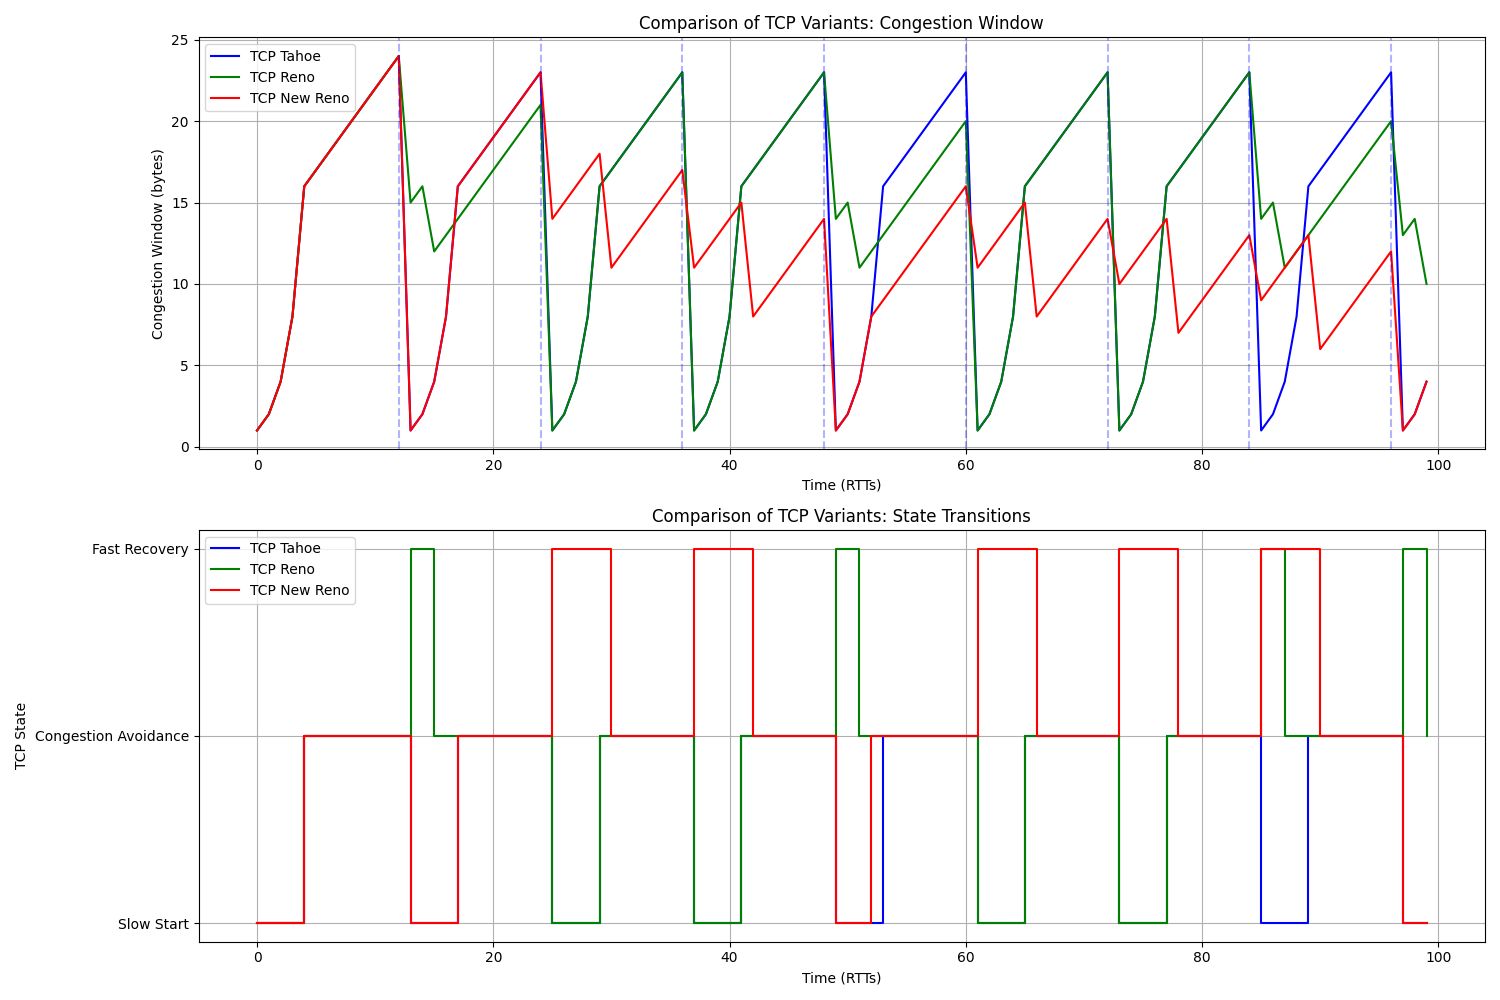

The script that saved this image:
import matplotlib.pyplot as plt
import numpy as np
import random
from tcp_reno_simulation import TCPRenoSimulation

class TCPTahoeSimulation(TCPRenoSimulation):
    """TCP Tahoe variant that doesn't implement fast recovery"""
    
    def handle_triple_duplicate_ack(self, current_time):
        """Handle triple duplicate ACK according to TCP Tahoe rules (no fast recovery)."""
        self.triple_dup_acks += 1
        
        # Update ssthresh to half of current cwnd
        self.ssthresh = max(2 * self.mss, self.cwnd // 2)
        
        # Unlike Reno, Tahoe sets cwnd to 1 MSS (same as timeout)
        self.cwnd = self.mss
        
        # Reset duplicate ACK counter
        self.dup_acks = 0
        
        # Switch to slow start (no fast recovery in Tahoe)
        self.state = "slow_start"
        
        # Record event
        self.events.append((current_time, "Triple Dup ACK"))
        
        print(f"Time {current_time}: TRIPLE DUP ACK (Tahoe) - cwnd = {self.cwnd}, ssthresh = {self.ssthresh}, entering Slow Start")

class TCPNewRenoSimulation(TCPRenoSimulation):
    """TCP New Reno variant with improved fast recovery"""
    
    def __init__(self, *args, **kwargs):
        super().__init__(*args, **kwargs)
        self.recovery_start_time = 0
        self.partial_acks = 0
    
    def handle_triple_duplicate_ack(self, current_time):
        """Handle triple duplicate ACK with New Reno's improved fast recovery."""
        self.triple_dup_acks += 1
        self.fast_recoveries += 1
        
        # Update ssthresh to half of current cwnd
        self.ssthresh = max(2 * self.mss, self.cwnd // 2)
        
        # Set cwnd to ssthresh + 3*MSS (Fast Recovery)
        self.cwnd = self.ssthresh + 3 * self.mss
        
        # Set duplicate ACK counter
        self.dup_acks = 3
        
        # Track when we entered recovery
        self.recovery_start_time = current_time
        self.partial_acks = 0
        
        # Switch to fast recovery
        self.state = "fast_recovery"
        
        # Record event
        self.events.append((current_time, "Triple Dup ACK"))
        
        print(f"Time {current_time}: TRIPLE DUP ACK (New Reno) - cwnd = {self.cwnd}, ssthresh = {self.ssthresh}, entering Fast Recovery")
    
    def update_congestion_window(self, current_time):
        """Update congestion window with New Reno's improved behavior."""
        # Record current state
        self.time_points.append(current_time)
        self.cwnd_history.append(self.cwnd)
        self.ssthresh_history.append(self.ssthresh)
        self.state_history.append(self.state)
        
        # Simulate packet transmission
        self.packets_sent += 1
        
        # Check for packet loss
        if self.will_packet_be_lost(current_time):
            self.packets_lost += 1
            
            # Determine loss type
            if self.state == "fast_recovery":
                # In fast recovery, simulate a partial ACK
                self.partial_acks += 1
                print(f"Time {current_time}: Partial ACK received in Fast Recovery - cwnd = {self.cwnd}")
                
                # Stay in fast recovery but don't inflate cwnd as much
                if self.partial_acks >= 3:  # After some partial ACKs, exit recovery
                    self.recover_from_fast_recovery(current_time)
            elif random.random() < 0.25:  # 25% chance of timeout
                self.handle_timeout(current_time)
            else:
                self.handle_triple_duplicate_ack(current_time)
        else:
            # No loss - update cwnd according to current state
            if self.state == "slow_start":
                print(f"Time {current_time}: Slow Start - cwnd = {self.cwnd}, ssthresh = {self.ssthresh}")
                # In slow start, cwnd increases by 1 MSS for each ACK
                # Simplified: increase by cwnd (doubles every RTT)
                self.cwnd += self.cwnd
                
                # Check if we should transition to congestion avoidance
                if self.cwnd >= self.ssthresh:
                    print(f"Time {current_time}: Transitioning to Congestion Avoidance")
                    self.state = "congestion_avoidance"
            
            elif self.state == "congestion_avoidance":
                print(f"Time {current_time}: Congestion Avoidance - cwnd = {self.cwnd}, ssthresh = {self.ssthresh}")
                # In congestion avoidance, cwnd increases by MSS*MSS/cwnd per RTT
                self.cwnd += max(1, (self.mss * self.mss) // self.cwnd)
            
            elif self.state == "fast_recovery":
                # For each duplicate ACK, increase cwnd by 1 MSS
                self.dup_acks += 1
                self.cwnd += self.mss
                
                print(f"Time {current_time}: Fast Recovery - cwnd = {self.cwnd}, dup_acks = {self.dup_acks}")
                
                # Check if we've been in recovery for a while or received enough ACKs
                time_in_recovery = current_time - self.recovery_start_time
                if time_in_recovery >= 5 or self.dup_acks >= 8:  # Arbitrary thresholds
                    self.recover_from_fast_recovery(current_time)

def compare_tcp_variants():
    """Compare different TCP variants side by side."""
    
    # Base parameters for all simulations
    params = {
        'mss': 1,
        'initial_ssthresh': 16,
        'rtt': 1,
        'loss_type': 'interval',
        'loss_param': 12,
        'total_time': 100,
        'random_seed': 42
    }
    
    # Create simulations for each variant
    tcp_tahoe = TCPTahoeSimulation(**params)
    tcp_reno = TCPRenoSimulation(**params)
    tcp_newreno = TCPNewRenoSimulation(**params)
    
    # Run simulations
    tahoe_results = tcp_tahoe.run_simulation()
    reno_results = tcp_reno.run_simulation()
    newreno_results = tcp_newreno.run_simulation()
    
    # Plot comparison
    plt.figure(figsize=(15, 10))
    
    # Plot cwnd comparison
    plt.subplot(2, 1, 1)
    plt.plot(tahoe_results['time'], tahoe_results['cwnd'], label='TCP Tahoe', color='blue')
    plt.plot(reno_results['time'], reno_results['cwnd'], label='TCP Reno', color='green')
    plt.plot(newreno_results['time'], newreno_results['cwnd'], label='TCP New Reno', color='red')
    
    # Add vertical lines for Tahoe loss events
    for time, event_type in tahoe_results['events']:
        plt.axvline(x=time, color='blue', linestyle='--', alpha=0.3)
    
    plt.title('Comparison of TCP Variants: Congestion Window')
    plt.xlabel('Time (RTTs)')
    plt.ylabel('Congestion Window (bytes)')
    plt.grid(True)
    plt.legend()
    
    # Plot state comparison
    plt.subplot(2, 1, 2)
    
    # Convert states to numeric values for plotting
    state_values = {'slow_start': 1, 'congestion_avoidance': 2, 'fast_recovery': 3}
    
    # Plot state timelines
    tahoe_numeric = [state_values.get(state, 0) for state in tahoe_results['state']]
    reno_numeric = [state_values.get(state, 0) for state in reno_results['state']]
    newreno_numeric = [state_values.get(state, 0) for state in newreno_results['state']]
    
    plt.step(tahoe_results['time'], tahoe_numeric, where='post', label='TCP Tahoe', color='blue')
    plt.step(reno_results['time'], reno_numeric, where='post', label='TCP Reno', color='green')
    plt.step(newreno_results['time'], newreno_numeric, where='post', label='TCP New Reno', color='red')
    
    plt.yticks([1, 2, 3], ['Slow Start', 'Congestion Avoidance', 'Fast Recovery'])
    plt.title('Comparison of TCP Variants: State Transitions')
    plt.xlabel('Time (RTTs)')
    plt.ylabel('TCP State')
    plt.grid(True)
    plt.legend()
    
    plt.tight_layout()
    plt.savefig('tcp_variants_comparison.png')
    plt.show()
    
    # Print statistics for comparison
    print("\n=== TCP Variants Comparison ===")
    
    # Average cwnd
    avg_cwnd_tahoe = sum(tahoe_results['cwnd']) / len(tahoe_results['cwnd'])
    avg_cwnd_reno = sum(reno_results['cwnd']) / len(reno_results['cwnd'])
    avg_cwnd_newreno = sum(newreno_results['cwnd']) / len(newreno_results['cwnd'])
    
    print(f"Average cwnd - Tahoe: {avg_cwnd_tahoe:.2f}, Reno: {avg_cwnd_reno:.2f}, New Reno: {avg_cwnd_newreno:.2f}")
    
    # Time in fast recovery
    tahoe_fr = tahoe_results['state'].count('fast_recovery')
    reno_fr = reno_results['state'].count('fast_recovery')
    newreno_fr = newreno_results['state'].count('fast_recovery')
    
    print(f"Time in Fast Recovery - Tahoe: {tahoe_fr} RTTs, Reno: {reno_fr} RTTs, New Reno: {newreno_fr} RTTs")
    
    # Loss events
    print(f"Loss events - Tahoe: {len(tahoe_results['events'])}, Reno: {len(reno_results['events'])}, New Reno: {len(newreno_results['events'])}")
    
    # Relative performance
    print(f"\nRelative Performance (avg cwnd):")
    print(f"Reno vs Tahoe: {(avg_cwnd_reno/avg_cwnd_tahoe - 1)*100:.2f}% improvement")
    print(f"New Reno vs Reno: {(avg_cwnd_newreno/avg_cwnd_reno - 1)*100:.2f}% improvement")
    print(f"New Reno vs Tahoe: {(avg_cwnd_newreno/avg_cwnd_tahoe - 1)*100:.2f}% improvement")

def analyze_parameter_effects():
    """Analyze the effects of different parameters on TCP Reno performance."""
    
    # Base parameters
    base_params = {
        'mss': 1,
        'initial_ssthresh': 16,
        'rtt': 1,
        'loss_type': 'interval',
        'total_time': 100,
        'random_seed': 42
    }
    
    # Test different loss frequencies
    loss_params = [5, 10, 20, 40]
    avg_cwnd_values = []
    
    plt.figure(figsize=(15, 6))
    
    for loss_param in loss_params:
        # Create simulation with current loss parameter
        tcp_sim = TCPRenoSimulation(**base_params, loss_param=loss_param)
        results = tcp_sim.run_simulation()
        
        # Plot cwnd
        plt.plot(results['time'], results['cwnd'], label=f'Loss interval = {loss_param} RTTs')
        
        # Calculate average cwnd
        avg_cwnd = sum(results['cwnd']) / len(results['cwnd'])
        avg_cwnd_values.append(avg_cwnd)
    
    plt.title('Effect of Loss Frequency on TCP Reno Performance')
    plt.xlabel('Time (RTTs)')
    plt.ylabel('Congestion Window (bytes)')
    plt.grid(True)
    plt.legend()
    
    plt.savefig('tcp_loss_frequency_analysis.png')
    plt.show()
    
    # Print analysis results
    print("\n=== Effect of Loss Frequency on TCP Reno Performance ===")
    for i, loss_param in enumerate(loss_params):
        print(f"Loss interval = {loss_param} RTTs: Average cwnd = {avg_cwnd_values[i]:.2f}")

if __name__ == "__main__":
    print("Running TCP variants comparison...")
    compare_tcp_variants()
    
    print("\nAnalyzing parameter effects...")
    analyze_parameter_effects()
